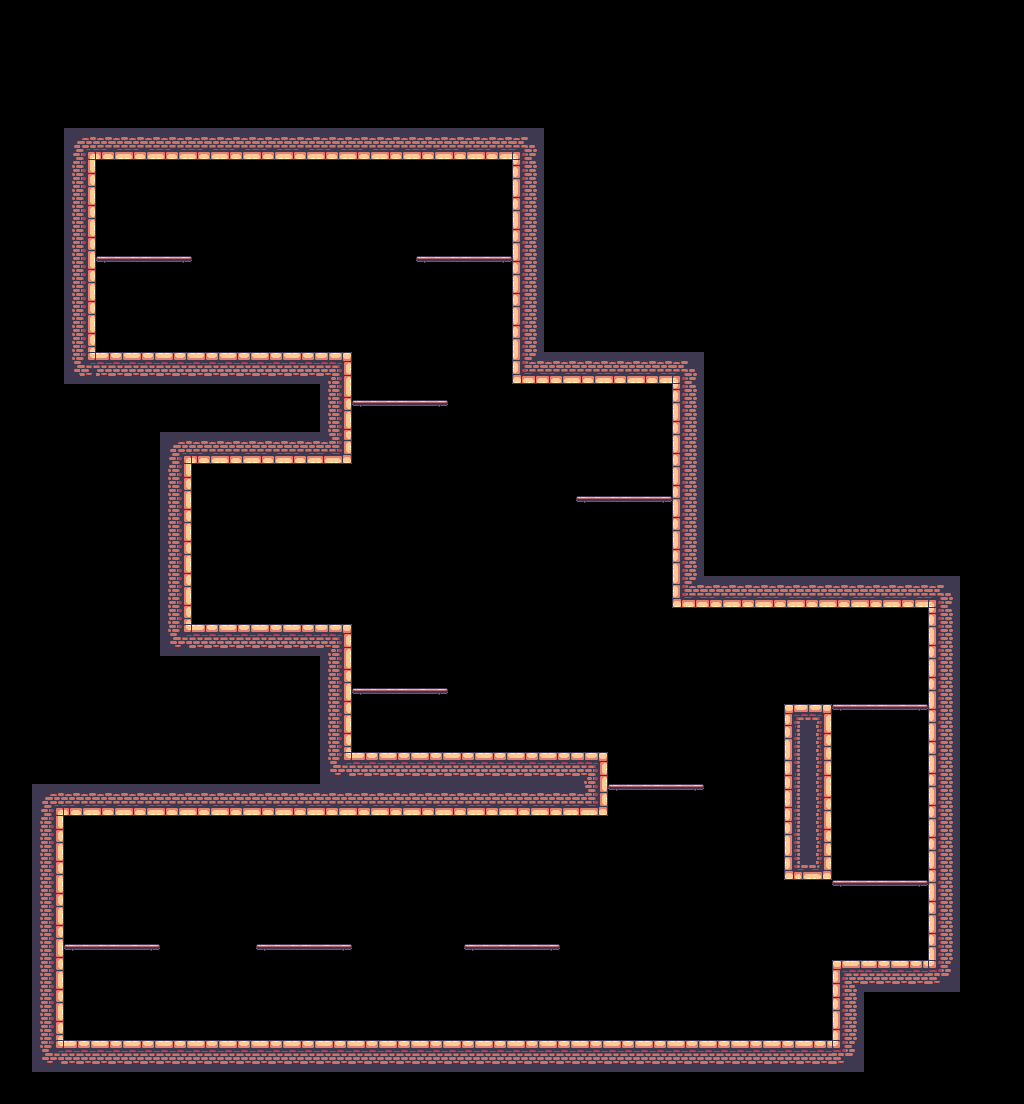

This game map was drawn from its Tiled (.tmx) file and the tilesets committed beside it. A one-line description and the trimmed map source follow:
An orthogonal 64x69 tile map with 16x16 px tiles, 1 tile layer (wall), 4 tilesets and 63 objects (46x collision, 12x zone_camera, 4x centre_camera, spawn).

<map version="1.5" tiledversion="1.7.1" orientation="orthogonal" renderorder="right-down" width="64" height="69" tilewidth="16" tileheight="16" infinite="0" nextlayerid="9" nextobjectid="89">
 <tileset firstgid="1" source="Terrain (32x32).tsx" />
 <tileset firstgid="989" source="Decorations (32x32).tsx" />
 <tileset firstgid="1157" source="particle.tsx" />
 <tileset firstgid="1161" source="parallax-mountain-bg.tsx" />
 <layer id="1" name="wall" width="64" height="69">
  <data>[4416 cells, 719 non-empty, 66 distinct tile ids]</data>
 </layer>
 <objectgroup id="5" name="object">
  <object id="3" name="ground" type="collision" x="95.5" y="353" width="250.318" height="5" />
  <object id="4" name="ground" type="collision" x="192" y="625" width="158.5" height="5.5" />
  <object id="5" name="ground" type="collision" x="352" y="753" width="254" height="5" />
  <object id="6" name="ground" type="collision" x="24.667" y="1040" width="846.667" height="45.6667" />
  <object id="8" name="ground" type="collision" x="832.364" y="960" width="96.3636" height="6.18182" />
  <object id="10" name="wall" type="collision" x="343.333" y="356.455" width="8" height="106.212" />
  <object id="11" name="wall" type="collision" x="512" y="112.667" width="101.833" height="255.333" />
  <object id="12" name="wall" type="collision" x="14.167" y="123.333" width="81.8333" height="262.667" />
  <object id="13" name="wall" type="collision" x="128.667" y="430" width="63.3333" height="213.333" />
  <object id="14" name="wall" type="collision" x="3.667" y="788.833" width="59.3333" height="282.667" />
  <object id="15" name="wall" type="collision" x="832.5" y="966.5" width="74.5" height="98.1667" />
  <object id="16" name="wall" type="collision" x="928" y="571.333" width="80.3333" height="418" />
  <object id="17" name="wall" type="collision" x="672" y="368" width="72.5" height="224" />
  <object id="18" name="wall" type="collision" x="290.167" y="640" width="61.8333" height="123.333" />
  <object id="20" name="wall" type="collision" x="333" y="631.333" width="18" height="8.66667" />
  <object id="21" name="ceilling" type="collision" x="158" y="414.167" width="178" height="49.8333" />
  <object id="22" name="ceilling" type="collision" x="336" y="455.5" width="6.5" height="8.5" />
  <object id="23" name="ceilling" type="collision" x="52.667" y="4.333" width="505.333" height="155.667" />
  <object id="24" name="ceilling" type="collision" x="512" y="368" width="160" height="16" />
  <object id="25" name="ceilling" type="collision" x="672" y="592" width="256" height="16" />
  <object id="26" name="ceilling" type="collision" x="25.333" y="770.667" width="566.667" height="45.3333" />
  <object id="27" name="ceilling" type="collision" x="592" y="806.5" width="11.4167" height="9" />
  <object id="28" name="wall" type="collision" x="592.583" y="758.25" width="14.9167" height="56.75" />
  <object id="29" name="spawn_player" type="spawn" x="137" y="211">
   <point />
  </object>
  <object id="30" name="wall" type="collision" x="336" y="752.25" width="15.5" height="10.25" />
  <object id="32" name="plateforme" type="collision" x="96.182" y="255.818" width="95.4545" height="4.72727" />
  <object id="33" name="plateforme" type="collision" x="415.818" y="256" width="96" height="4.72727" />
  <object id="34" name="plateforme" type="collision" x="352" y="400" width="95.6364" height="4.90909" />
  <object id="35" name="plateforme" type="collision" x="576.364" y="496.182" width="95.2727" height="4.18182" />
  <object id="36" name="plateforme" type="collision" x="832.864" y="703.182" width="95.2727" height="4.72727" />
  <object id="37" name="plateforme" type="collision" x="607.636" y="784.182" width="96" height="4.18182" />
  <object id="38" name="plateforme" type="collision" x="352" y="687.818" width="95.6364" height="5.09091" />
  <object id="39" name="plateforme" type="collision" x="63.667" y="945.349" width="96" height="4.36364" />
  <object id="40" name="plateforme" type="collision" x="256.114" y="944.765" width="95.2727" height="4.36364" />
  <object id="41" name="plateforme" type="collision" x="464.182" y="944.182" width="95.4545" height="4.90909" />
  <object id="42" name="plateforme" type="collision" x="832" y="879.75" width="95.75" height="5" />
  <object id="44" name="top" type="centre_camera" x="285.333" y="246.667" width="23.3333" height="9.33333" />
  <object id="45" name="mid" type="centre_camera" x="454" y="538.667" width="32" height="13.3333" />
  <object id="51" name="bot_right" type="centre_camera" x="752" y="824" width="47.3333" height="13.3333" />
  <object id="52" name="bot_left" type="centre_camera" x="294" y="925.333" width="26.6667" height="10" />
  <object id="53" name="top" type="zone_camera" x="96" y="160" width="416" height="192" />
  <object id="54" name="mid" type="zone_camera" x="192" y="464" width="480" height="144" />
  <object id="55" name="mid" type="zone_camera" x="352" y="431.333" width="160" height="32.6667" />
  <object id="56" name="mid" type="zone_camera" x="512" y="384" width="160" height="80" />
  <object id="57" name="mid" type="zone_camera" x="192" y="608" width="480" height="16" />
  <object id="58" name="mid" type="zone_camera" x="352" y="624" width="240.667" height="128" />
  <object id="61" name="bot_right" type="zone_camera" x="672" y="608" width="256" height="16" />
  <object id="62" name="bot_right" type="zone_camera" x="608" y="624" width="320" height="336" />
  <object id="63" name="bot_right" type="zone_camera" x="608" y="960" width="224" height="80" />
  <object id="65" name="bot_left" type="zone_camera" x="64" y="816" width="543.333" height="224" />
  <object id="69" name="top" type="zone_camera" x="352" y="352" width="160" height="78" />
  <object id="72" name="bot_right" type="zone_camera" x="592" y="624" width="16" height="128" />
  <object id="73" name="ground" type="collision" x="314.667" y="758" width="278" height="24.8333" />
  <object id="75" name="ground" type="collision" x="158" y="628.667" width="184.667" height="40.6667" />
  <object id="77" name="wall" type="collision" x="293" y="358" width="58.0909" height="95.3333" />
  <object id="78" name="ground" type="collision" x="54" y="358.667" width="288" height="47" />
  <object id="79" name="ceilling" type="collision" x="528" y="294.333" width="175.333" height="73" />
  <object id="80" name="ceilling" type="collision" x="688.667" y="525.333" width="258.667" height="66" />
  <object id="81" name="ground" type="collision" x="842" y="965.33" width="133.333" height="34.5" />
  <object id="84" name="wall" type="collision" x="579" y="764.5" width="27.5" height="34.5" />
  <object id="85" name="wall" type="collision" x="784.5" y="708.5" width="47.5" height="164.167" />
  <object id="86" name="ground" type="collision" x="787.5" y="705" width="41.1667" height="33" />
  <object id="88" name="ceilling" type="collision" x="787.5" y="837" width="39" height="42" />
 </objectgroup>
</map>
